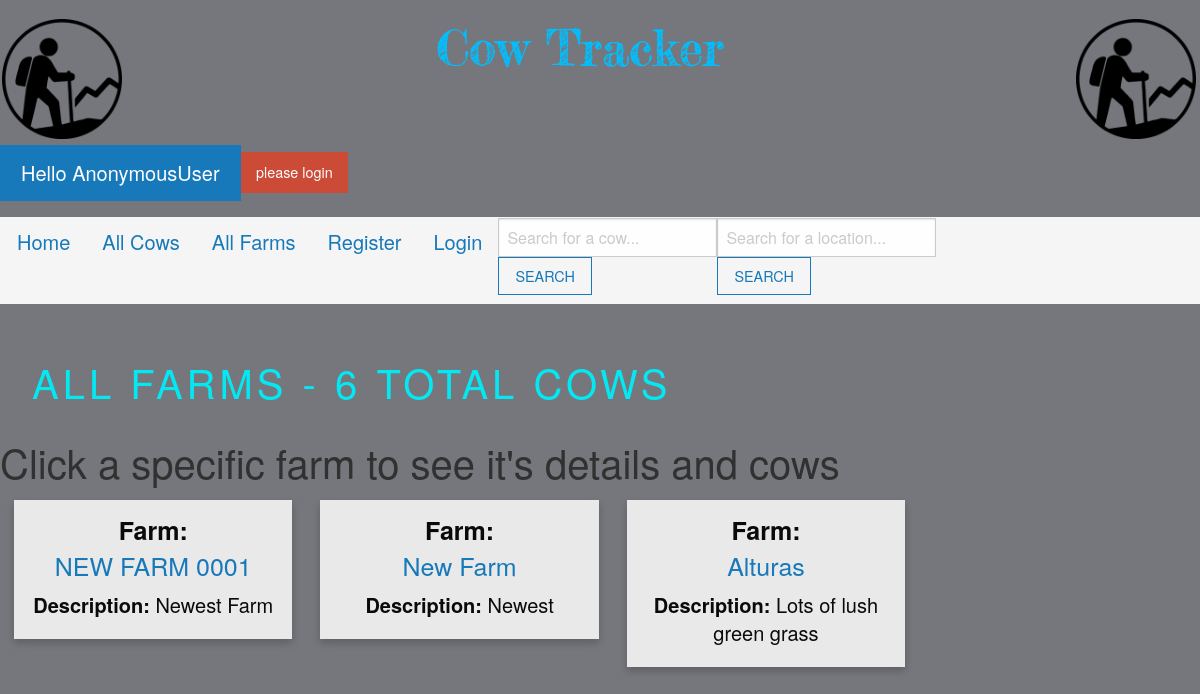
/farms/all-farms/, run on an earlier commit of the app's database.
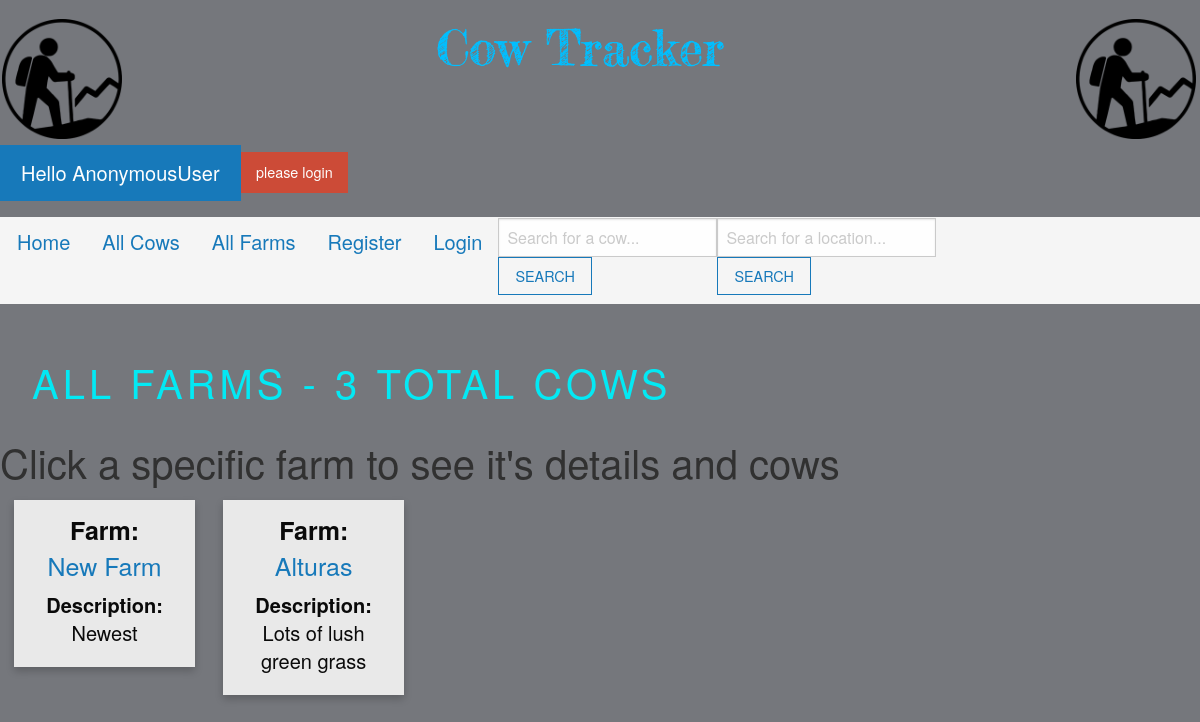
And on a later commit of the database.
### myapp/models.py (models this page shows, shortened)
class FarmLocations(models.Model):
 location_name = models.CharField('Location Name', max_length=50)
 location_description = models.CharField(max_length=200, blank=True)

### myapp/views.py (the view)
# urls.py: path('farms/all-farms/', views.all_farms, name = 'farms'),
def all_farms(request):
  farm_list = FarmLocations.objects.all()
  cow_list = Cow.objects.all()
  total_cows = len(Cow.objects.all()) -1
  context={
    "title":"All Farms",
    "farm_list":farm_list,
    "cow_list":cow_list,
    "total_cows":total_cows
  }
  return render(request, "all_farms.html", context)

### myapp/templates/all_farms.html (shortened to what this page needs)
{% extends "base.html" %}
{% load static %}
{% block body %}
 <div >
    <div class="footer-box">
        <form>
          <a style = "margin-left: 1vw;" >
            ALL Farms -
            {{total_cows }} total cows
          </a>
        </form>
      </div>
  <h2 style="color:rgb(49, 49, 49)">Click a specific farm to see it's details and cows</h2>
  <div class ="row">
  {% for farm in farm_list reversed %}
  <div class ="column">
  <div class = "card">
    <div class = "card-body">
      <h4> <strong>Farm:</strong><br> <a href = "{% url 'single-farm' farm.id %}">{{ farm.location_name }}</a></h4>
      <h5 class = "card-title">
              <strong>Description: </strong> {{ farm.location_description }}
              <br/>
            </div>
          </div>
          </div>
  {% endfor %}
</div>
{% endblock %}

What changed in the data, as far as the page shows it:
removed FarmLocations: location_name "NEW FARM 0001", location_description "Newest Farm"
Also different on the page:
{{ total_cows }}: "6" → "3"
